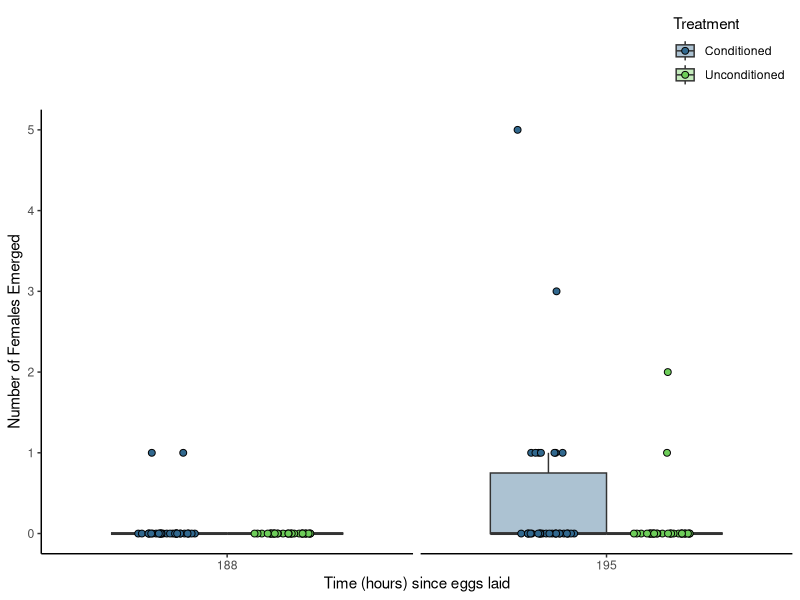
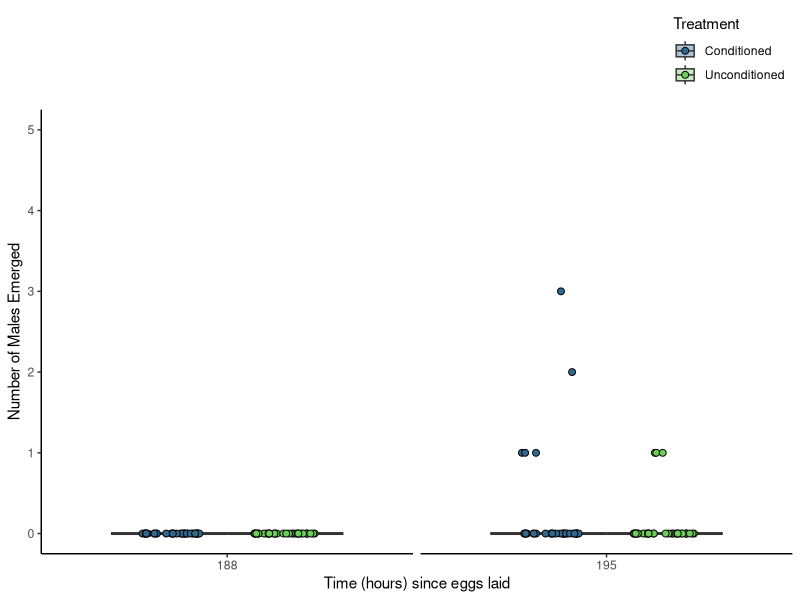
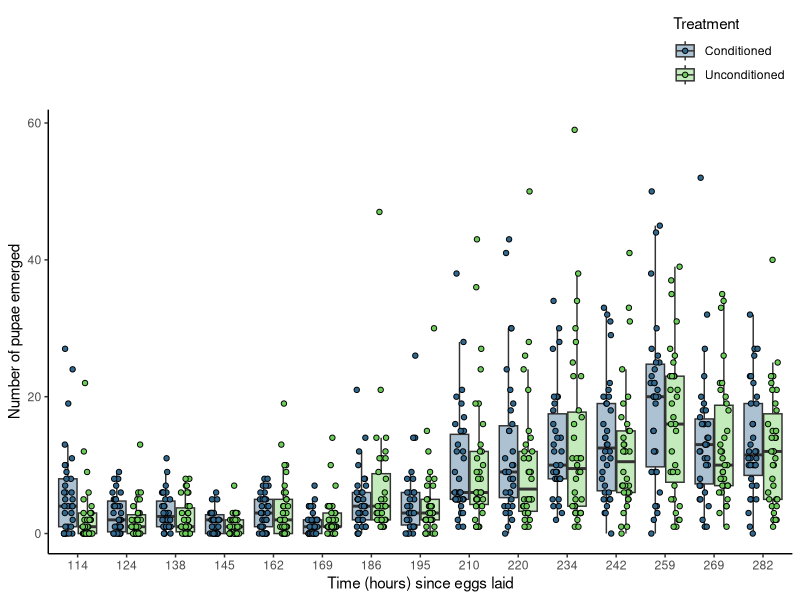

Reproduce these figures in R, in order. (Note: this script raises an error after producing the figures.)
library(tidyverse)
library(readxl)
library(viridisLite)


pupae_fitness_part2 <- read_excel("data/fitness_development/pupae-data-manipulated.xlsx")

viridis_colours <- viridis(10)


pupae_boxplot_p2 <- ggplot(pupae_fitness_part2, aes(x = as.factor(time_hours), y = pupae, fill = treatment)) +
  geom_boxplot(outliers = FALSE, alpha = 0.4, position = position_dodge(width = 0.8)) +
  geom_point(aes(fill = treatment),
             size = 1.5, shape = 21,
             position = position_jitterdodge(jitter.width = 0.2, dodge.width = 0.8)) +
  scale_fill_manual(values = viridis_colours[c(4, 8)], labels = c("Conditioned", "Unconditioned")) +
  scale_x_discrete(labels = unique(pupae_fitness_part2$time_hours)) +
  theme_classic() +
  theme(legend.position = "top",
        legend.justification = "right",
        legend.direction = "vertical",
        strip.placement = "outside", 
        strip.background = element_blank(),  
        strip.text = element_blank()) +
  labs(x = "Time (hours) since eggs laid", 
       y = "Number of pupae emerged",
       fill = "Treatment")

fly_fitness_part2 <- read_excel("data//fitness_development/fly_part2.xlsx")

females_data_2 <- subset(fly_fitness_part2, select = c(time_hours, females, treatment))

fly_females_boxplot_part2 <- ggplot(females_data_2, aes(x = factor(time_hours), y = females, fill = treatment)) +
  geom_boxplot(outlier.shape = NA, alpha = 0.4, position = position_dodge(width = 0.75)) +
  geom_point(aes(fill = treatment),
             size = 2, shape = 21,
             position = position_jitterdodge(jitter.width = 0.2, dodge.width = 0.75)) +
  scale_fill_manual(values = viridis_colours[c(4, 8)], labels = c("Conditioned", "Unconditioned")) +
  scale_x_discrete(breaks = unique(females_data_2$time_hours), labels = unique(females_data_2$time_hours)) +
  theme_classic() +
  theme(legend.position = "top",
        legend.justification = "right",
        legend.direction = "vertical",
        strip.placement = "outside", 
        strip.background = element_blank(),  
        strip.text = element_blank()) +
  labs(x = "Time (hours) since eggs laid", 
       y = "Number of Females Emerged",
       fill = "Treatment") +
  ylim(0, 5) +
  facet_grid(~ time_hours, scales = "free_x")

males_data_2 <- subset(fly_fitness_part2, select = c(time_hours, males, treatment))




fly_males_boxplot_part2 <- ggplot(males_data_2, aes(x = factor(time_hours), y = males, fill = treatment)) +
  geom_boxplot(outlier.shape = NA, alpha = 0.4, position = position_dodge(width = 0.75)) +
  geom_point(aes(fill = treatment),
             size = 2, shape = 21,
             position = position_jitterdodge(jitter.width = 0.2, dodge.width = 0.75)) +
  scale_fill_manual(values = viridis_colours[c(4, 8)], labels = c("Conditioned", "Unconditioned")) +
  scale_x_discrete(breaks = unique(males_data_2$time_hours), labels = unique(males_data_2$time_hours)) + # Ensure correct scale
  theme_classic() +
  theme(legend.position = "top",
        legend.justification = "right",
        legend.direction = "vertical",
        strip.placement = "outside", 
        strip.background = element_blank(),  
        strip.text = element_blank()) +
  labs(x = "Time (hours) since eggs laid", 
       y = "Number of Males Emerged",
       fill = "Treatment") +
  ylim(0, 5) +
  facet_grid(~ factor(time_hours), scales = "free_x")


fly_females_boxplot_part2 / 
  fly_males_boxplot_part2



## Playing around with data 

pupae_totals <- pupae_fitness_part2 %>%
  group_by(vial, treatment) %>%
  summarise(total_pupae = sum(pupae))

   ## Over populated the vials 




